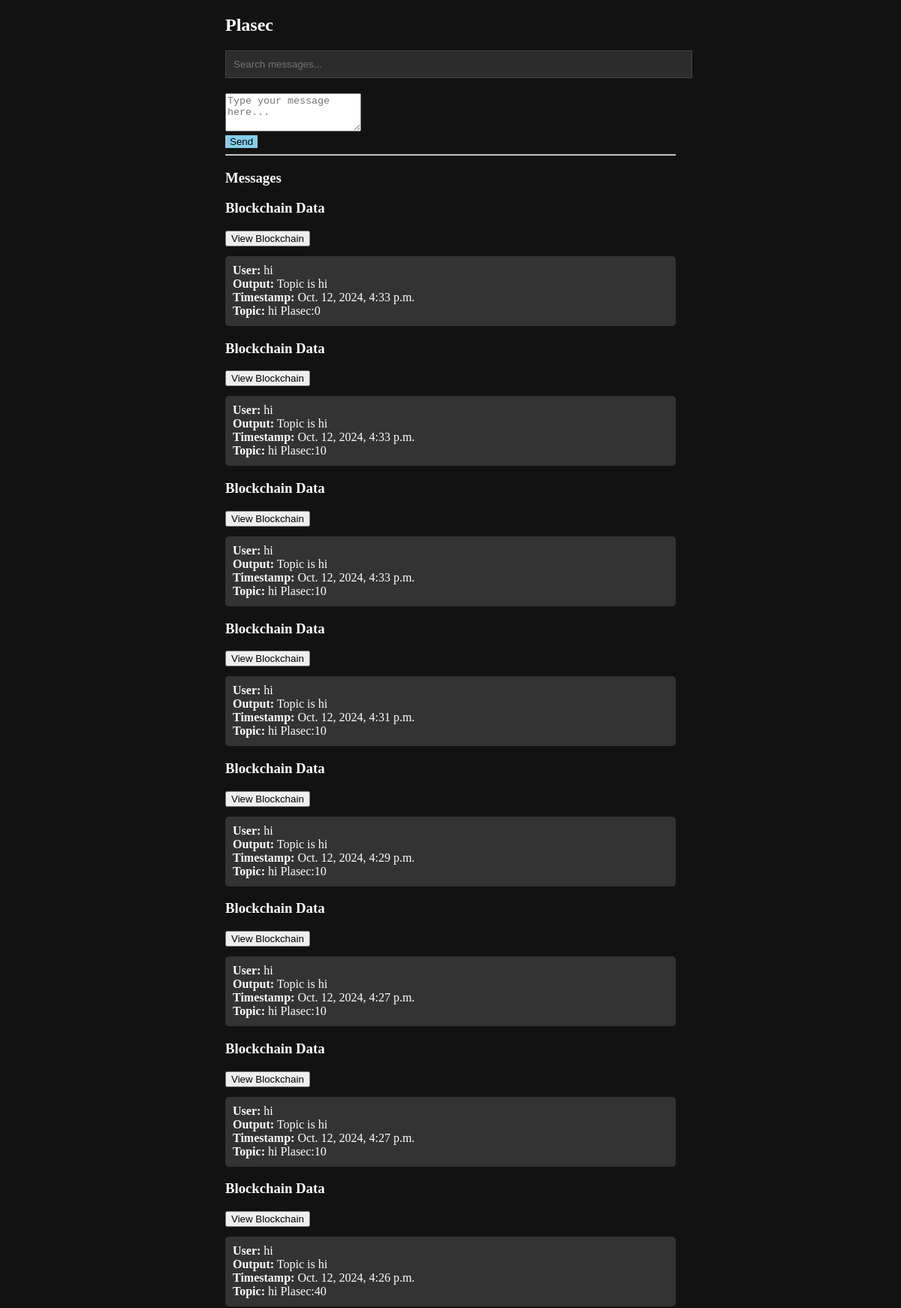
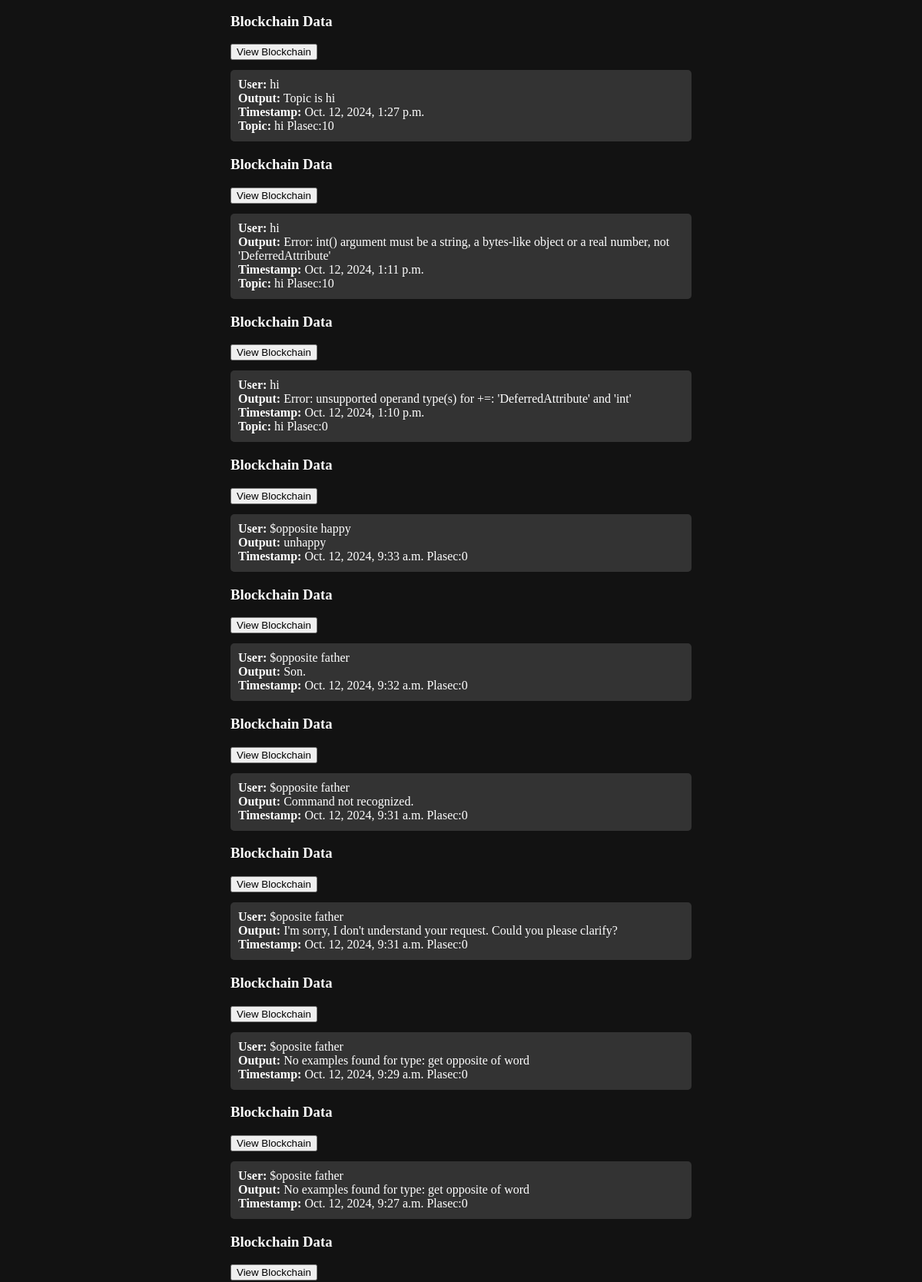
The page / (upper part) on the database its author committed (2 pictures, top to bottom).
### chatapp/models.py (models this page shows, shortened)
class ChatMessage(models.Model):
    message = models.TextField()
    response = models.TextField()
    topic = models.CharField(max_length=100, default="default_topic")
    system = models.CharField(max_length=100, default="default_system")
    timestamp = models.DateTimeField(auto_now_add=True)
    score = models.IntegerField(default=0)  # New score field

### chatapp/views.py (the view, shortened to what this page needs)
# urls.py: path('', chat_view, name='chat'),
def chat_view(request):
    global topic
    global system
    try:
     initialize_db();
    except Exception as e:
      result=f"error creating databse {str(e)}"
    form = ChatMessage()
    messages = ChatMessage.objects.all().order_by('-timestamp')
    return render(request, 'chatapp/chat.html', {'form': form, 'messages': messages})

### chatapp/views.py (called while the page is built)
def initialize_db():
    conn = sqlite3.connect('train.db')
    cursor = conn.cursor()
    cursor.execute('''CREATE TABLE IF NOT EXISTS examples (
                        id INTEGER PRIMARY KEY AUTOINCREMENT,
                        question TEXT NOT NULL,
                        answer TEXT NOT NULL,
                        type TEXT NOT NULL DEFAULT 'general', -- Default type is 'general'
                        system TEXT NOT NULL DEFAULT 'default_system' -- Default system
                      )''')
    conn.commit()
    conn.close()

### templates/chatapp/chat.html (shortened to what this page needs)
<!DOCTYPE html>
<html lang="en">
<head>
    {% load static %}
    <link rel="stylesheet" href="{% static 'css/style.css' %}">
</head>
<body class="dark-theme">
    <div class="container mt-5">
        <h2 class="text-center">Plasec</h2>
        <input type="text" id="searchBar" placeholder="Search messages..." onkeyup="searchMessages()">
        <form method="POST" class="mt-4">
            <div class="mb-3">
                <textarea id="messageInput" name="message" class="form-control" placeholder="Type your message here..." rows="3"></textarea>
            </div>
            <button type="submit" class="btn btn-primary">Send</button>
        </form>
        <hr>
        <h3 class="text-center">Messages</h3>
        <div class="messages mt-4">
            {% for message in messages %}
             <h3>Blockchain Data</h3>
        <button onclick="fetchBlockchain()">View Blockchain</button>
                <div class="message" onclick="messageClicked('{{ message.id }}')">
                    <strong>User:</strong> {{ message.message }}<br>
                    <strong>Output:</strong> {{ message.response }}<br>
                    <strong>Timestamp:</strong> {{ message.timestamp }}
 {% if message.topic != 'default_topic' %}
                <br><strong>Topic:</strong> {{ message.topic }}
            {% endif %}
              Plasec:{{ message.score }}
                </div>
            {% endfor %}
        </div>
    </div>
</body>
</html>

### static/css/style.css (style rules this page uses)
body.dark-theme { background-color: #121212; color: #ffffff; }
.container { max-width: 600px; margin: auto; }
.message { background-color: #333333; padding: 10px; border-radius: 5px; margin-bottom: 10px; }
.btn-primary { background-color: #87CEEB; border: none; }

### templates/chatapp/chat.html (style rules this page uses)
body.dark-theme { background-color: #121212; color: white; }
.message { cursor: pointer; padding: 10px; border-bottom: 1px solid #333; }
#searchBar { width: 100%; padding: 10px; margin-bottom: 20px; background-color: #2c2c2c; border: 1px solid #444; color: white; }

### rows shown on the page
ChatMessage: message "hi", response "Topic is hi", timestamp "Oct. 12, 2024, 4:33 p.m.", topic "hi", score "0"
ChatMessage: message "hi", response "Topic is hi", timestamp "Oct. 12, 2024, 4:33 p.m.", topic "hi", score "10"
ChatMessage: message "hi", response "Topic is hi", timestamp "Oct. 12, 2024, 4:33 p.m.", topic "hi", score "10"
ChatMessage: message "hi", response "Topic is hi", timestamp "Oct. 12, 2024, 4:31 p.m.", topic "hi", score "10"
ChatMessage: message "hi", response "Topic is hi", timestamp "Oct. 12, 2024, 4:29 p.m.", topic "hi", score "10"
ChatMessage: message "hi", response "Topic is hi", timestamp "Oct. 12, 2024, 4:27 p.m.", topic "hi", score "10"
ChatMessage: message "hi", response "Topic is hi", timestamp "Oct. 12, 2024, 4:27 p.m.", topic "hi", score "10"
ChatMessage: message "hi", response "Topic is hi", timestamp "Oct. 12, 2024, 4:26 p.m.", topic "hi", score "40"
ChatMessage: message "hi", response "Topic is hi", timestamp "Oct. 12, 2024, 1:27 p.m.", topic "hi", score "10"
ChatMessage: message "hi", response "Error: int() argument must be a string, a bytes-like object or a real number, not 'DeferredAttribute'", timestamp "Oct. 12, 2024, 1:11 p.m.", topic "hi", score "10"
ChatMessage: message "hi", response "Error: unsupported operand type(s) for +=: 'DeferredAttribute' and 'int'", timestamp "Oct. 12, 2024, 1:10 p.m.", topic "hi", score "0"
ChatMessage: message "$opposite happy", response "unhappy", timestamp "Oct. 12, 2024, 9:33 a.m.", score "0"
ChatMessage: message "$opposite father", response "Son.", timestamp "Oct. 12, 2024, 9:32 a.m.", score "0"
ChatMessage: message "$opposite father", response "Command not recognized.", timestamp "Oct. 12, 2024, 9:31 a.m.", score "0"
ChatMessage: message "$oposite father", response "I'm sorry, I don't understand your request. Could you please clarify?", timestamp "Oct. 12, 2024, 9:31 a.m.", score "0"
ChatMessage: message "$oposite father", response "No examples found for type: get opposite of word", timestamp "Oct. 12, 2024, 9:29 a.m.", score "0"
ChatMessage: message "$oposite father", response "No examples found for type: get opposite of word", timestamp "Oct. 12, 2024, 9:27 a.m.", score "0"
